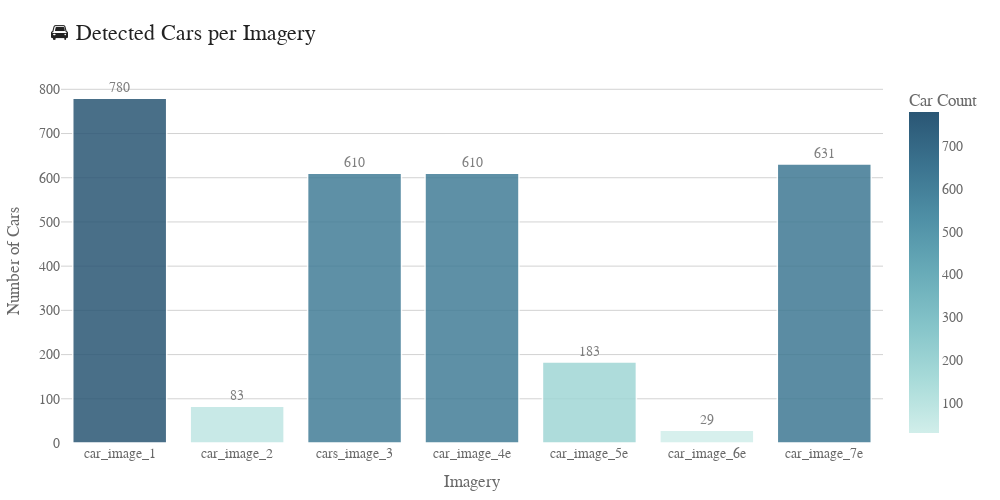

Notebook code cell kept with this figure:
### Markdown cell above
Visualize detections count in chart

### Code cell
# Convert num_cars dictionary to DataFrame
car_df = pd.DataFrame(list(num_cars.items()), columns=["Imagery", "Car Count"])

# Sort by count (optional, for aesthetic ordering)
# car_df = car_df.sort_values("Car Count", ascending=False)

# Create an interactive bar chart
fig = px.bar(car_df, x="Imagery", y="Car Count", text="Car Count", color="Car Count", color_continuous_scale="teal",  title="🚘 Detected Cars per Imagery")

# Enhance layout for a modern look
fig.update_traces(textposition='outside', marker_line_color='white', marker_line_width=1.5, opacity=0.85)

fig.update_layout(
    title_font=dict(size=22, family='Helvetica', color='#222'),
    font=dict(family='Segoe UI', size=14, color='dimgray'),
    plot_bgcolor='rgba(0,0,0,0)',
    paper_bgcolor='white',
    xaxis_title="Imagery",
    yaxis_title="Number of Cars",
    xaxis=dict(showgrid=False),
    yaxis=dict(gridcolor='lightgray'),
    margin=dict(l=40, r=40, t=80, b=40),
    height=500,
    width=1000,
)

# Show the elegant chart
fig.show()

### Figure 1 — Plotly figure (JSON) as saved in the notebook; plotly's stock layout.template omitted (floating-point values rounded to 4 significant figures)
{"data": [{"alignmentgroup": "True", "hovertemplate": "Imagery=%{x}<br>Car Count=%{marker.color}<extra></extra>", "legendgroup": "", "marker": {"color": [780, 83, 610, 610, 183, 29, 631], "coloraxis": "coloraxis", "line": {"color": "white", "width": 1.5}, "pattern": {"shape": ""}}, "name": "", "offsetgroup": "", "opacity": 0.85, "orientation": "v", "showlegend": false, "text": [780, 83, 610, 610, 183, 29, 631], "textposition": "outside", "type": "bar", "x": ["car_image_1", "car_image_2", "cars_image_3", "car_image_4e", "car_image_5e", "car_image_6e", "car_image_7e"], "xaxis": "x", "y": [780, 83, 610, 610, 183, 29, 631], "yaxis": "y"}], "layout": {"barmode": "relative", "coloraxis": {"colorbar": {"title": {"text": "Car Count"}}, "colorscale": [[0, "rgb(209, 238, 234)"], [0.1667, "rgb(168, 219, 217)"], [0.3333, "rgb(133, 196, 201)"], [0.5, "rgb(104, 171, 184)"], [0.6667, "rgb(79, 144, 166)"], [0.8333, "rgb(59, 115, 143)"], [1, "rgb(42, 86, 116)"]]}, "font": {"color": "dimgray", "family": "Segoe UI", "size": 14}, "height": 500, "legend": {"tracegroupgap": 0}, "margin": {"b": 40, "l": 40, "r": 40, "t": 80}, "paper_bgcolor": "white", "plot_bgcolor": "rgba(0,0,0,0)", "title": {"font": {"color": "#222", "family": "Helvetica", "size": 22}, "text": "🚘 Detected Cars per Imagery"}, "width": 1000, "xaxis": {"anchor": "y", "domain": [0, 1], "showgrid": false, "title": {"text": "Imagery"}}, "yaxis": {"anchor": "x", "domain": [0, 1], "gridcolor": "lightgray", "title": {"text": "Number of Cars"}}}}
